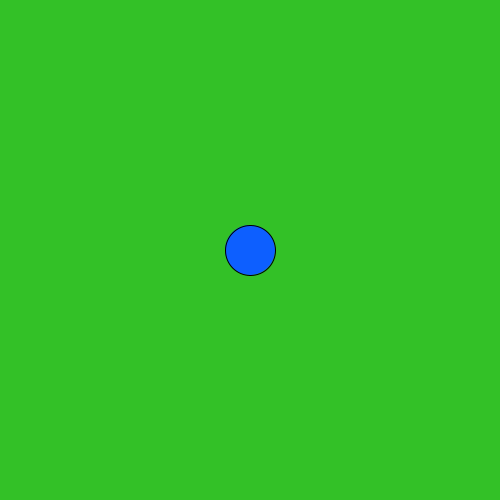
Frame 1 (no input)
Frame 60 (the mouse pressed at the canvas centre just before this capture): identical to frame 1, image omitted
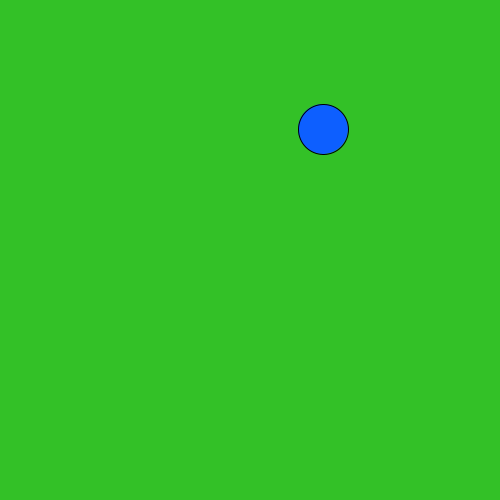
Frame 120 (the mouse held since frame 60 and released just before this capture)

The Processing sketch that drew these frames (run headless with seeded random() and noise(); from frame 60 on, the mouse is pressed at the canvas centre):

// Processing sketch: slippery_dot
// ── slippery_dot.pde
/*** When you are done, this program will draw an ellipse 
     that jumps to new location each time you click on it.
***/
 
 // 1. Create three integer variables to represent the x, y, and the size of the ellipse
      int dotX = 250;
      int dotY = 250;
      int dotSize = 50;
    void setup() {
      // 2. Set the size of your sketch
      size (500, 500);
    }
    
    void draw() {
    
      // 3. Set the background color of your sketch
     background(#33C127);
      // 4. Draw an ellipse using the variables created at the top of the sketch for the location and size of your ellipse. 
      //    Make sure it fits in the window. Change the variables if it does not.
      fill (#0D5FFF);
    ellipse (dotX, dotY, dotSize, dotSize);
    
    }
    
    /******** This method gets called automatically when you press the mouse ************/
    void mousePressed() {
      //5. Create an integer variable called distance
      int distance =   getDistanceFromMouse(dotX, dotY);
      //6. The getDistanceFromMouse() method below returns a number.
      //   Set the value of your distance variable to the value returned by the getDistance method
      //   You will need to pass the x and y location of your ellipse to this method.
        
          
      //7.  Use an if statement to check if your distance variable is < the radius of the ellipse
      //    If it is, make a new x AND y for the ellipse, for a new random location on the window
      //    Hint: Use code like this      x = (int) random(width);
      if (distance < dotSize) {
          dotX =  (int) random(500);   
          dotY =  (int) random(500);
      }
       
      
    }
    
    /********  This method gives you the number of pixels between the mouse and the x,y point ***********/
    int getDistanceFromMouse(int x, int y) {
      return (int)Math.sqrt(Math.pow((mouseX-x),2) + Math.pow((mouseY-y),2));
    }
